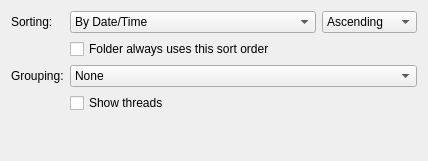
<?xml version="1.0" encoding="UTF-8"?>
<ui version="4.0">
 <class>MessageListSettingsEditor</class>
 <widget class="QWidget" name="MessageListSettingsEditor">
  <property name="geometry">
   <rect>
    <x>0</x>
    <y>0</y>
    <width>412</width>
    <height>161</height>
   </rect>
  </property>
  <layout class="QGridLayout" name="gridLayout">
   <item row="0" column="0">
    <widget class="QLabel" name="label">
     <property name="text">
      <string>Sorting:</string>
     </property>
    </widget>
   </item>
   <item row="0" column="1">
    <widget class="QComboBox" name="mSortingOption">
     <item>
      <property name="text">
       <string>By Date/Time</string>
      </property>
     </item>
     <item>
      <property name="text">
       <string>By Date/Time of Most Recent in Subtree</string>
      </property>
     </item>
     <item>
      <property name="text">
       <string>By Smart Sender/Receiver</string>
      </property>
     </item>
     <item>
      <property name="text">
       <string>By Subject</string>
      </property>
     </item>
     <item>
      <property name="text">
       <string>By Size</string>
      </property>
     </item>
    </widget>
   </item>
   <item row="0" column="2">
    <widget class="QComboBox" name="mSortingOrder">
     <item>
      <property name="text">
       <string>Ascending</string>
      </property>
     </item>
     <item>
      <property name="text">
       <string>Descending</string>
      </property>
     </item>
    </widget>
   </item>
   <item row="1" column="1" colspan="2">
    <widget class="QCheckBox" name="mSaveForCollection">
     <property name="text">
      <string>Folder always uses this sort order</string>
     </property>
    </widget>
   </item>
   <item row="2" column="0">
    <widget class="QLabel" name="label_3">
     <property name="text">
      <string>Grouping:</string>
     </property>
    </widget>
   </item>
   <item row="2" column="1" colspan="2">
    <widget class="QComboBox" name="mGroupingOption">
     <item>
      <property name="text">
       <string>None</string>
      </property>
     </item>
     <item>
      <property name="text">
       <string>By Exact Date (of Thread Leaders)</string>
      </property>
     </item>
     <item>
      <property name="text">
       <string>By Smart Sender/Receiver</string>
      </property>
     </item>
    </widget>
   </item>
   <item row="3" column="1" colspan="2">
    <widget class="QCheckBox" name="mUseThreading">
     <property name="text">
      <string>Show threads</string>
     </property>
    </widget>
   </item>
   <item row="4" column="1">
    <spacer name="verticalSpacer">
     <property name="orientation">
      <enum>Qt::Vertical</enum>
     </property>
     <property name="sizeHint" stdset="0">
      <size>
       <width>20</width>
       <height>24</height>
      </size>
     </property>
    </spacer>
   </item>
  </layout>
 </widget>
 <resources/>
 <connections/>
</ui>
